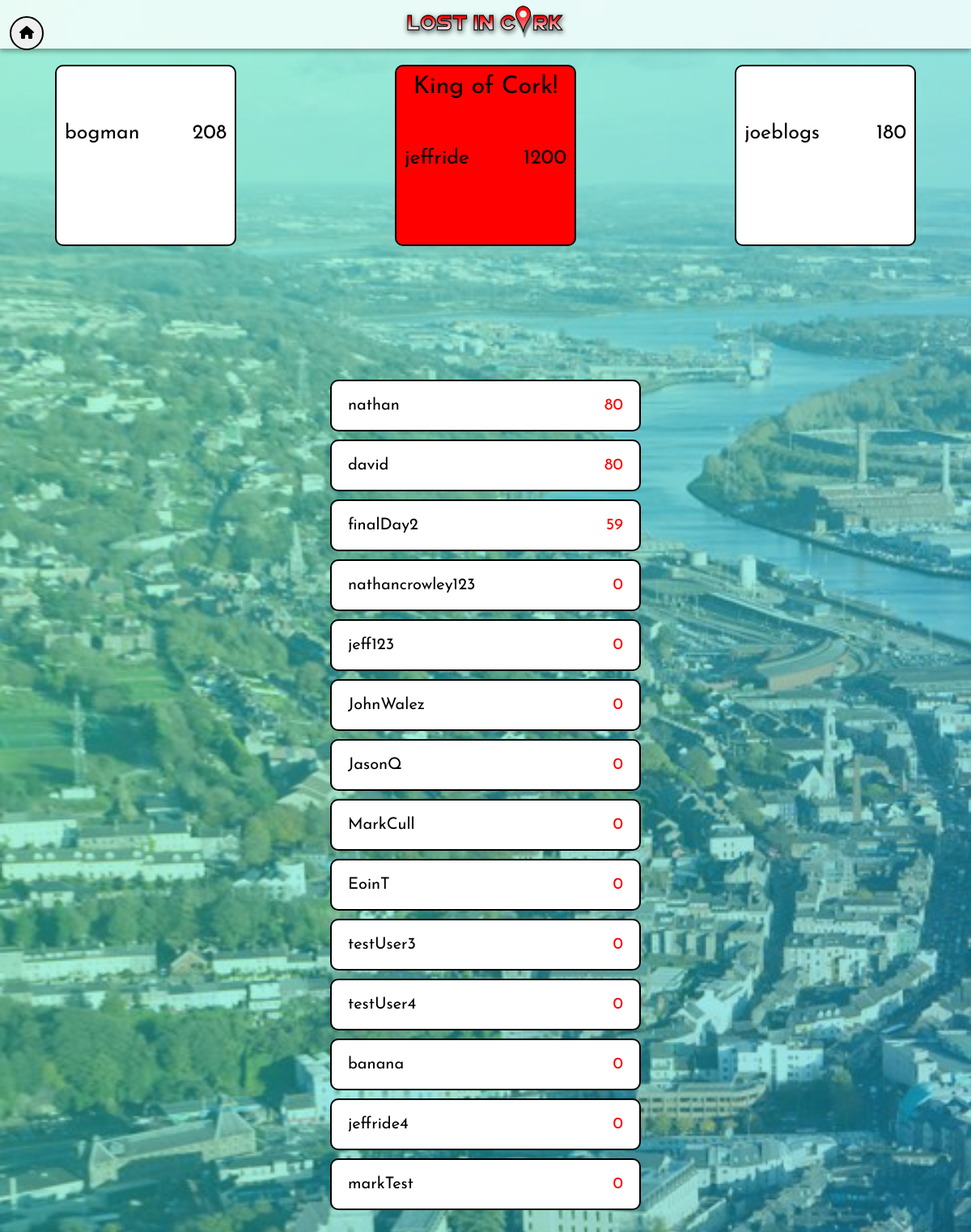
/leaderboard/ (signed in), run on the app's committed database.
### leaderboard/models.py (models this page shows, shortened)
class User(models.Model):
    class meta():
        proxy=True
    user_name = models.CharField(max_length=200)
    high_score = models.IntegerField(default=0)

### leaderboard/views.py (the view)
# urls.py: path('leaderboard/', leaderboardViews.leaderboard, name='leaderboard-page'),
@login_required
def leaderboard(request):
    userScores = {}
    username = request.user.username
    for user1 in Profile.objects.all():
        userScores[user1.user_name]=user1.high_score
    dict1 = userScores
    sorted_values = sorted(dict1.values(),reverse=True) # Sort the values
    sorted_dict = {}
    for i in sorted_values:
        for k in dict1.keys():
            if dict1[k] == i and k not in sorted_dict:
                sorted_dict[k] = dict1[k]
                break
    top_three_users={k: sorted_dict[k] for k in list(sorted_dict)[:3]}
    rest={k: sorted_dict[k] for k in list(sorted_dict)[3:]}
    first={k: top_three_users[k] for k in list(top_three_users)[0:1]}
    second={k: top_three_users[k] for k in list(top_three_users)[1:2]}
    third={k: top_three_users[k] for k in list(top_three_users)[2:3]}
    context={
        "users": sorted_dict.items(),
        "1rst": first.items(),
        "2nd": second.items(),
        "3rd": third.items(),
        "rest_of_users":rest.items(),
        "number_of_users": Profile.objects.count(),
    }
    return render(request, 'leaderboard.html', context)

### teamProject/templates/teamProject/leaderboard.html (shortened to what this page needs)
{% extends 'base.html' %}
{% block content %}
<head>
    {% load static %}
    <link rel="stylesheet"  href="{% static 'leaderboard.css' %}">
    {% load static %}
    <button id="redirect_home" onclick="document.location.href='/home'"><i class="fas fa-home"></i></button>
</head>
<body>
    <div class="container">
        {% if number_of_users > 0 %}
        <ul class="container" id="top_three">
            <li id="second">
                {% for name,score in 2nd %}
                    <span><div class="name">{{ name }}</div><div class="score">{{ score }}</div></span>
                {% endfor %}
            </li>
            <li id="first">
                {% for name,score in 1rst %}
                    <div id="king">King of Cork!</div>
                    <span><div class="name">{{ name }}</div><div class="score">{{ score }}</div></span>
                {% endfor %}
            </li>
            <li id="third">
                {% for name,score in 3rd%}
                    <span><div class="name">{{ name }}</div><div class="score">{{ score }}</div></span>
                {% endfor %}
            </li>
        </ul>
        <ol id="leaderboard1">
            {% for user,score in rest_of_users %}
                <li>
                    <span><span id="username">{{ user }}</span><span id="score">{{ score }}</span></span>
                </li>
            {% endfor %}
        </ol>
        {% else %}
            <p>No users available.</p>
        {% endif %}
    </div>
{% endblock content %}

### teamProject/templates/teamProject/base.html (shortened to what this page needs)
<!DOCTYPE html>
<html>
<head>
    {% load static %}
    <link href="{% static 'main.css' %}" rel="stylesheet">
</head>
<body>
    <div class="container">
        <div id="top">
            <header>
                <img id="logo" src="/static/images/LostInCork.png">
            </header>
        </div>
        {% block content %}
        {% endblock %}
    </div>
</body>
</html>

### static/main.css (style rules this page uses)
* { margin: 0; padding: 0; }
.container { width: 100vw; display: grid; height: 10vh; grid-template-columns: 20% 60% 20%; grid-template-rows: auto; grid-template-areas: "header header header" "aside1 main aside2" "aside3 main1 aside4" "footer footer footer"; }
#logo { height: 3.5em; max-width: 100%; }
body { background-size: cover; background-repeat: no-repeat; background-attachment: fixed; background-image: url("/static/images/pages/corkAerial.jpg"); max-width: 100%; padding: 0; margin: 0; width: 100vw; height: 100vh; background-color: #000000; }
#top { padding-bottom: 0px; width: 100vw; font-family: 'Slabo 27px', serif; font-weight: 400; grid-area: header; text-align: center; box-shadow: 0 3px 6px rgb(0 0 0 / 16%), 0 3px 6px rgb(0 0 0 / 23%); background-color: #ffffffc9; }
ul { margin: 0; padding: 0; }
ul li { margin: 0; list-style: none; text-align: center; }
#redirect_home { font-size: 1em; border: 2px solid black; border-radius: 50px; padding: 10px; position: absolute; top: 1%; left: 1%; }

### static/leaderboard.css (style rules this page uses)
html,body { max-width: 100%; overflow-x: hidden; }
body { padding: 0; margin: 0; width: 100vw; height: 100vh; background-image: url("/static/images/pages/corkAerial.jpg"); background-repeat: no-repeat; background-size: cover; }
li,p { margin: 5px; border: 2px solid black; padding:10px; width: 30vw; background-color: white; }
span { margin: 5px; padding:5px; }
#king { font-size: 30px; }
li { font-family: 'Josefin Sans', sans-serif; border-radius: 10px; }
ul,ol { list-style-type: none; }
ul li { margin: auto; width: 200px; height: 200px; text-align: center; }
ul { position: relative; top: 10%; }
#first { background-color: red; }
ol li #username { font-size: 20px; }
#leaderboard1 { display: grid; width: 80vw; grid-area: footer; margin: auto; align-items: center; justify-items: center; }
.container { grid-template-columns: 30% 40% 30%; }
#leaderboard1,#easyLeaderboard, #HardLeaderboard, #RetroLeaderboard { position: relative; top:20%; left: 0; }
#score { color: red; float: right; font-size: 20px; }
#username { float: left; }
.name { float: left; }
.score { float: right; }
.name,.score { position: relative; top: 30%; font-size: 25px; }

### data on the page
User: 2nd "bogman"
User: 1rst "jeffride"
User: 3rd "joeblogs"
User: rest_of_users "nathan"
User: rest_of_users "david"
User: rest_of_users "finalDay2"
User: rest_of_users "nathancrowley123"
User: rest_of_users "jeff123"
User: rest_of_users "JohnWalez"
User: rest_of_users "JasonQ"
User: rest_of_users "MarkCull"
User: rest_of_users "EoinT"
User: rest_of_users "testUser3"
User: rest_of_users "testUser4"
User: rest_of_users "banana"
User: rest_of_users "jeffride4"
User: rest_of_users "markTest"

### other printed values
{{ score }} "208"
{{ score }} "1200"
{{ score }} "180"
{{ score }} "80" "80" "59" "0" "0" "0" "0" "0" "0" "0" "0" "0" "0" "0"
